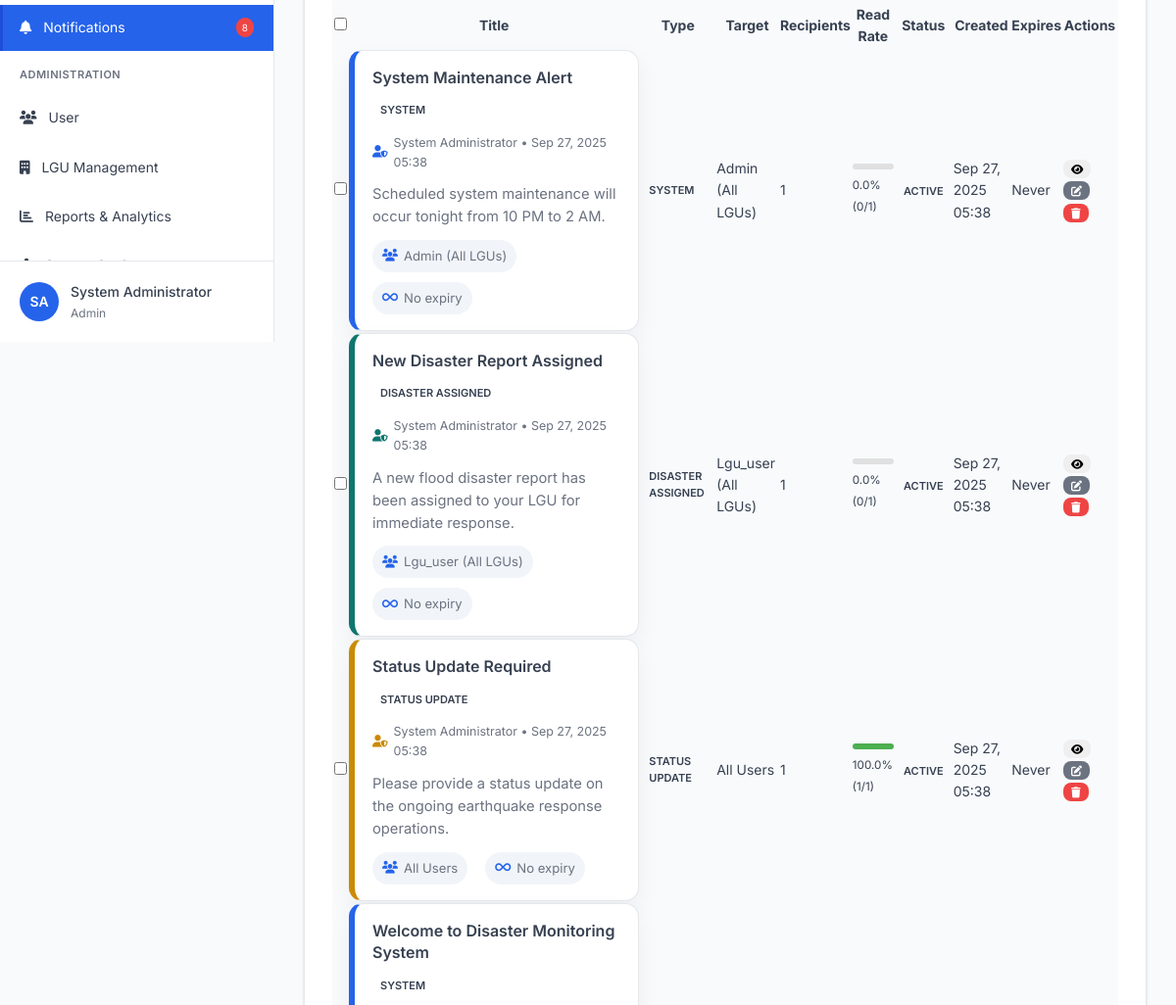
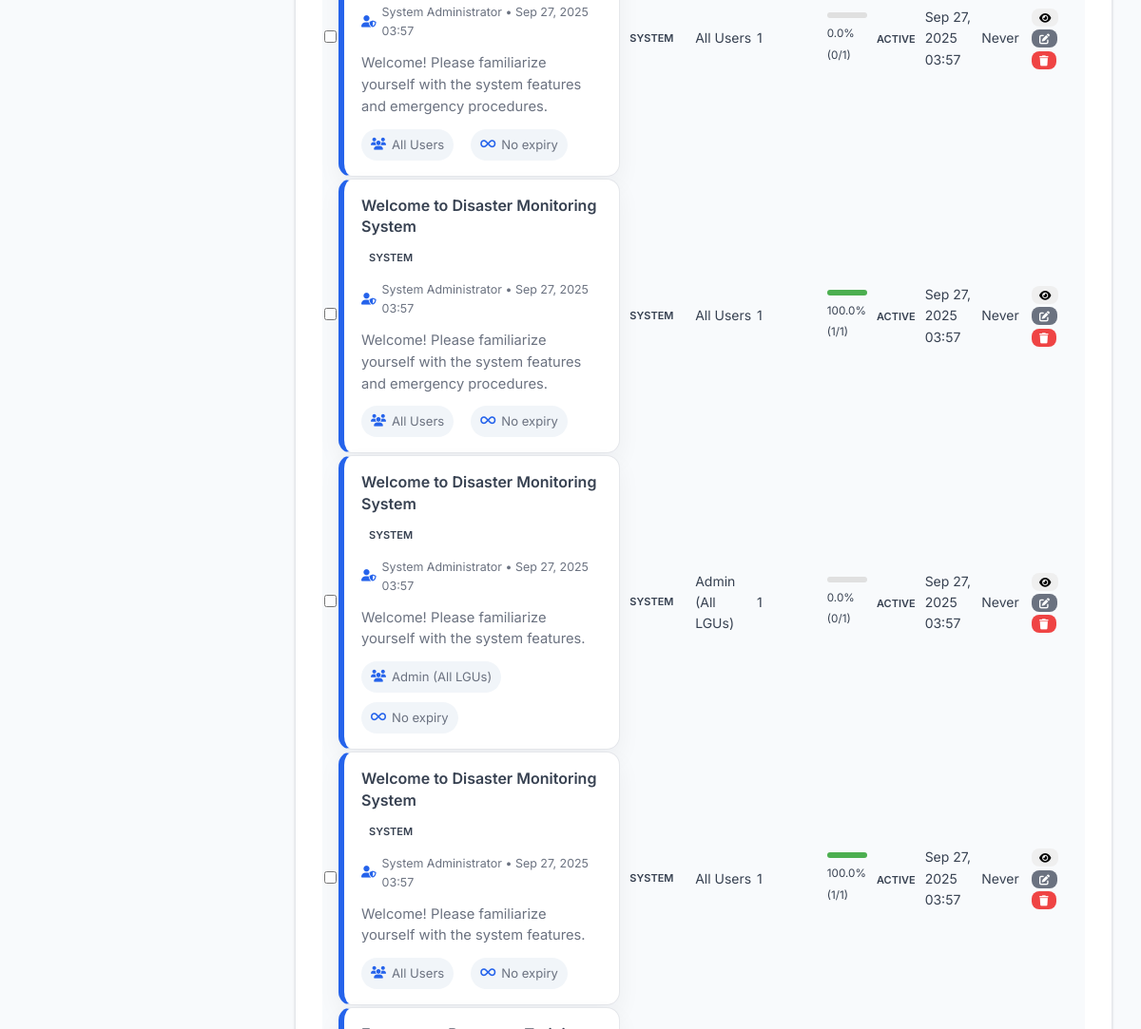
Page /admin/notifications.php (signed in, middle part) on the earlier database version (2 pictures, top to bottom).
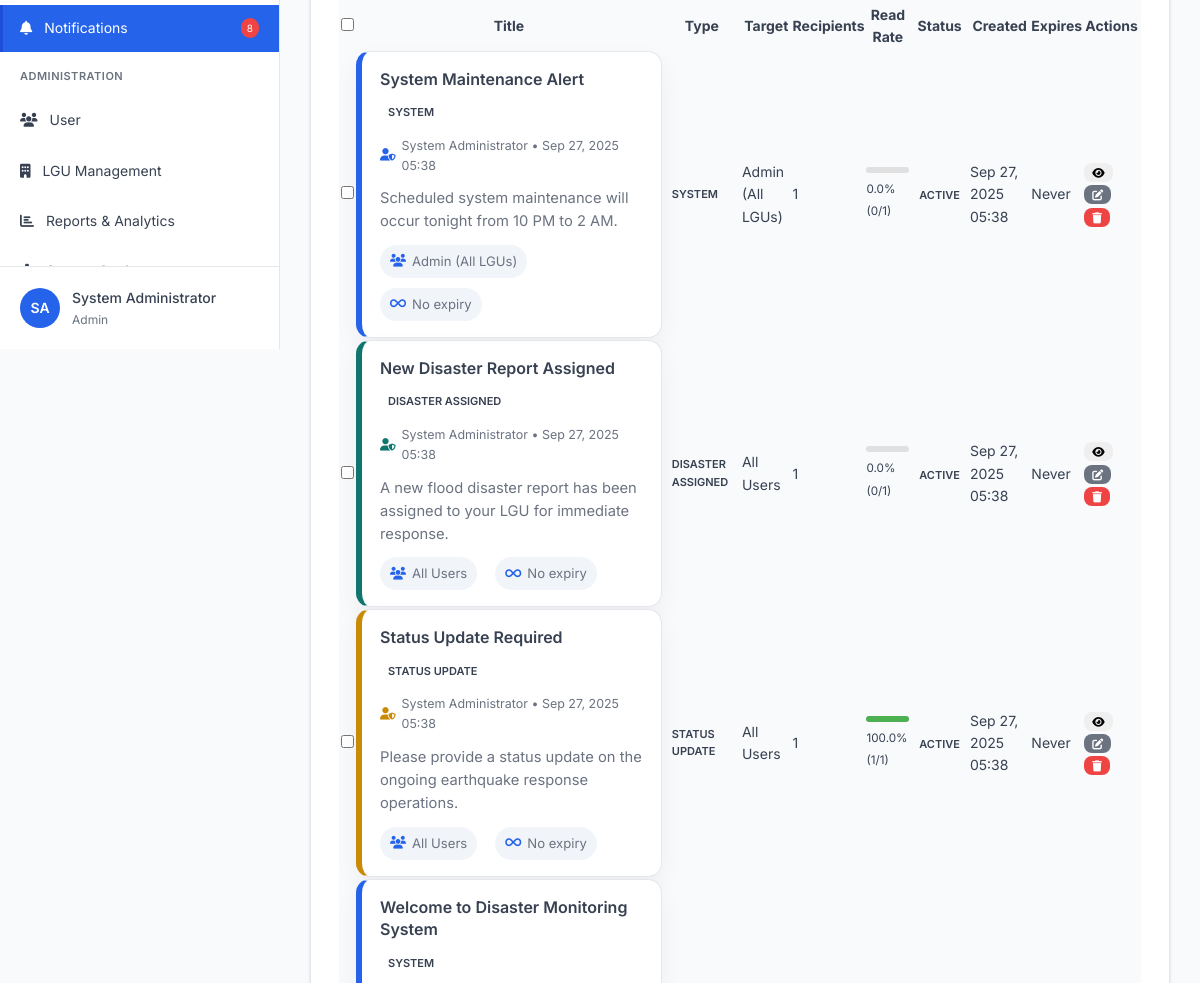
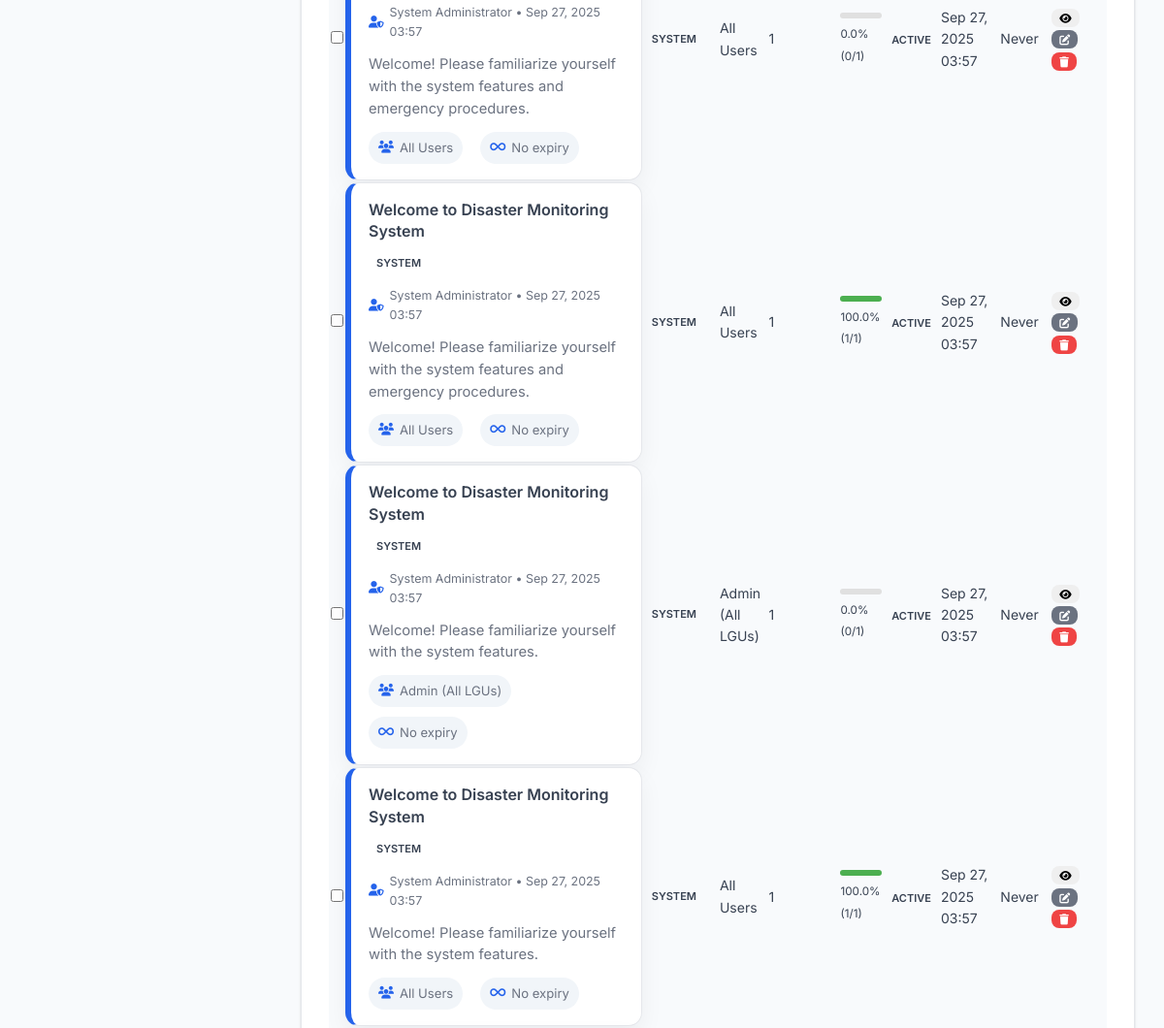
Same page on the later database version (2 pictures, top to bottom).
### tables this page shows
CREATE TABLE `notifications` (
  `notification_id` int(11) NOT NULL,
  `user_id` int(11) NOT NULL,
  `title` varchar(200) NOT NULL,
  `message` text NOT NULL,
  `type` enum('disaster_assigned','status_update','escalation','deadline_warning','system') NOT NULL,
  `related_id` int(11) DEFAULT NULL,
  `is_read` tinyint(1) DEFAULT 0,
  `created_at` timestamp NOT NULL DEFAULT current_timestamp(),
  `read_at` timestamp NULL DEFAULT NULL,
  `target_role` enum('admin','reporter') DEFAULT NULL,
  `target_lgu_id` int(11) DEFAULT NULL,
  `expires_at` timestamp NULL DEFAULT NULL,
  `is_active` tinyint(1) DEFAULT 1,
  `created_by` int(11) DEFAULT NULL
);

### admin/notifications.php (the view, shortened to what the changed rows need)
<?php
require_once '../config/database.php';
try {
    $stmt = $pdo->query("
        SELECT n.*,
               l.lgu_name,
               CONCAT(u.first_name, ' ', u.last_name) as created_by_name,
               (SELECT COUNT(*) FROM notifications n2 WHERE n2.notification_id = n.notification_id AND n2.is_read = 1) as read_count,
               (SELECT COUNT(*) FROM notifications n3 WHERE n3.notification_id = n.notification_id) as total_recipients
        FROM notifications n
        LEFT JOIN lgus l ON n.target_lgu_id = l.lgu_id
        LEFT JOIN users u ON n.created_by = u.user_id
        ORDER BY n.created_at DESC
    ");
    $notifications = $stmt->fetchAll();
} catch (Exception $e) {
    error_log("Notifications fetch error: " . $e->getMessage());
    $notifications = [];
    $lgus = [];
    $stats = ['total_notifications' => 0, 'active_notifications' => 0, 'valid_notifications' => 0, 'expired_notifications' => 0];
}
include 'includes/header.php';
?>
<div class="dashboard-card">
    <div class="card-content">
        <div class="table-container">
            <table id="notificationsTable">
                <thead>
                    <tr>
                        <th><input type="checkbox" id="selectAll" onchange="toggleAllCheckboxes()"></th>
                        <th>Title</th>
                        <th>Type</th>
                        <th>Target</th>
                        <th>Recipients</th>
                        <th>Read Rate</th>
                        <th>Status</th>
                        <th>Created</th>
                        <th>Expires</th>
                        <th>Actions</th>
                    </tr>
                </thead>
                <tbody>
                    <?php foreach ($notifications as $notification): ?>
                        <?php
                            $target_description = 'All Users';
                            if (!empty($notification['target_role']) && !empty($notification['lgu_name'])) {
                                $target_description = ucfirst($notification['target_role']) . ' @ ' . $notification['lgu_name'];
                            } elseif (!empty($notification['target_role'])) {
                                $target_description = ucfirst($notification['target_role']) . ' (All LGUs)';
                            } elseif (!empty($notification['lgu_name'])) {
                                $target_description = $notification['lgu_name'] . ' (All Roles)';
                            }
                            $type_label = ucfirst(str_replace('_', ' ', $notification['type']));
                            $read_rate = $notification['total_recipients'] > 0
                                ? ($notification['read_count'] / $notification['total_recipients']) * 100
                                : 0;
                            $is_expired = $notification['expires_at'] && strtotime($notification['expires_at']) <= time();
                            $status_class = $notification['is_active'] ? ($is_expired ? 'expired' : 'active') : 'inactive';
                            $status_text = $notification['is_active'] ? ($is_expired ? 'Expired' : 'Active') : 'Inactive';
                            $type_colors = [
                                'system' => '#2563eb',
                                'disaster_assigned' => '#0f766e',
                                'status_update' => '#ca8a04',
                                'escalation' => '#dc2626',
                                'deadline_warning' => '#d97706'
                            ];
                            $accent_color = $type_colors[$notification['type']] ?? '#2563eb';
                            $raw_message = trim($notification['message'] ?? '');
                            $formatted_message_lines = array_filter(array_map('trim', preg_split('/\r\n|\r|\n/', $raw_message)));
                        ?>
                        <tr>
                            <td>
                                <input type="checkbox" class="notification-checkbox"
                                       value="<?php echo $notification['notification_id']; ?>">
                            </td>
                            <td class="notification-main">
                                <div class="notification-card" style="--notification-accent: <?php echo htmlspecialchars($accent_color); ?>;">
                                    <div class="notification-card-header">
                                        <span class="notification-card-title"><?php echo htmlspecialchars($notification['title']); ?></span>
                                        <div class="notification-card-meta-row">
                                            <span class="type-badge type-<?php echo htmlspecialchars($notification['type']); ?>">
                                                <?php echo htmlspecialchars($type_label); ?>
                                            </span>
                                            <span class="notification-issued"><i class="fas fa-user-shield"></i>
                                                <?php echo htmlspecialchars($notification['created_by_name'] ?? 'System'); ?>
                                                • <?php echo date('M d, Y H:i', strtotime($notification['created_at'])); ?>
                                            </span>
                                        </div>
                                    </div>
                                    <?php if (!empty($formatted_message_lines)): ?>
                                        <?php if (count($formatted_message_lines) === 1): ?>
                                            <p class="notification-card-message single-line">
                                                <?php echo htmlspecialchars(reset($formatted_message_lines)); ?>
                                            </p>
                                        <?php endif; ?>
                                    <?php endif; ?>
                                    <div class="notification-card-meta">
                                        <span><i class="fas fa-users"></i><?php echo htmlspecialchars($target_description); ?></span>
                                        <?php if ($notification['expires_at']): ?>
                                            <span><i class="fas fa-hourglass-end"></i>
                                                Expires <?php echo date('M d, Y H:i', strtotime($notification['expires_at'])); ?>
                                            </span>
                                        <?php else: ?>
                                            <span><i class="fas fa-infinity"></i>No expiry</span>
                                        <?php endif; ?>
                                    </div>
                                </div>
                            </td>
                            <td>
                                <span class="type-badge type-<?php echo htmlspecialchars($notification['type']); ?>">
                                    <?php echo htmlspecialchars($type_label); ?>
                                </span>
                            </td>
                            <td>
                                <?php echo htmlspecialchars($target_description); ?>
                            </td>
                            <td><?php echo $notification['total_recipients']; ?></td>
                            <td>
                                <div class="progress-bar">
                                    <div class="progress-fill" style="width: <?php echo $read_rate; ?>%"></div>
                                </div>
                                <small><?php echo number_format($read_rate, 1); ?>% (<?php echo $notification['read_count']; ?>/<?php echo $notification['total_recipients']; ?>)</small>
                            </td>
                            <td>
                                <span class="status-badge status-<?php echo $status_class; ?>">
                                    <?php echo $status_text; ?>
                                </span>
                            </td>
                            <td><?php echo date('M d, Y H:i', strtotime($notification['created_at'])); ?></td>
                            <td>
                                <?php if ($notification['expires_at']): ?>
                                    <?php echo date('M d, Y H:i', strtotime($notification['expires_at'])); ?>
                                <?php else: ?>
                                    <span class="text-muted">Never</span>
                                <?php endif; ?>
                            </td>
                            <td>
                                <div class="action-buttons">
                                    <button onclick="viewNotification(<?php echo $notification['notification_id']; ?>)"
                                            class="btn btn-xs btn-info" title="View Details">
                                        <i class="fas fa-eye"></i>
                                    </button>
                                    <button onclick="editNotification(<?php echo $notification['notification_id']; ?>)"
                                            class="btn btn-xs btn-secondary" title="Edit">
                                        <i class="fas fa-edit"></i>
                                    </button>
                                    <button onclick="deleteNotification(<?php echo $notification['notification_id']; ?>)"
                                            class="btn btn-xs btn-danger" title="Delete">
                                        <i class="fas fa-trash"></i>
                                    </button>
                                </div>
                            </td>
                        </tr>
                    <?php endforeach; ?>
                </tbody>
            </table>
        </div>
    </div>
</div>
<?php include 'includes/footer.php'; ?>

Differences in the rows shown:
changed notifications "New Disaster Report Assigned": target_role "Lgu_user (All LGUs)" → "All Users"
